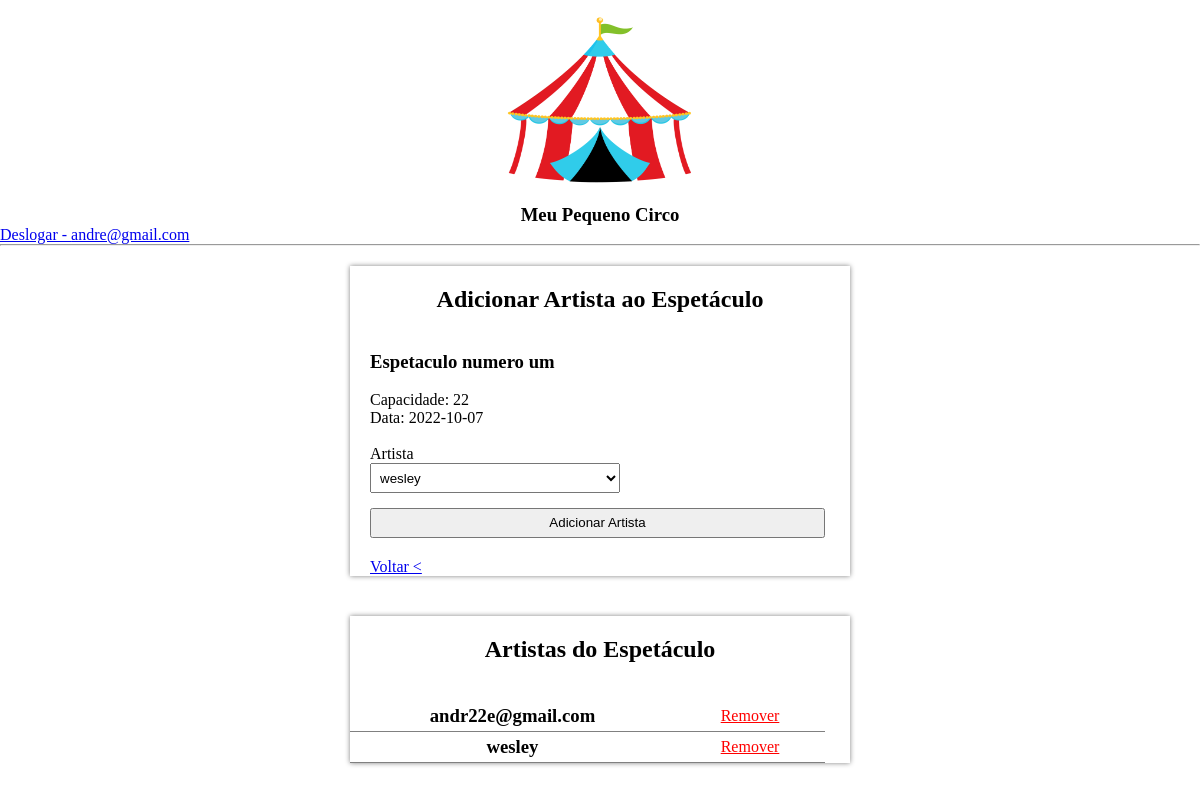
Screenshot of /pages/artista/add_artista.php?id=2 (signed in) with the database file from the repository.
### tables this page shows
CREATE TABLE `espetaculos` (
  `id` int(11) NOT NULL,
  `titulo` varchar(100) NOT NULL,
  `capacidade` int(11) NOT NULL,
  `data` varchar(300) NOT NULL
);

CREATE TABLE `artistas_espetaculos` (
  `id` int(11) NOT NULL,
  `artista` int(11) NOT NULL,
  `espetaculo` int(11) NOT NULL
);

CREATE TABLE `users` (
  `id` int(11) NOT NULL,
  `user` varchar(100) NOT NULL,
  `password` varchar(32) NOT NULL,
  `type` int(11) NOT NULL DEFAULT 1
);

### pages/artista/add_artista.php (the view, shortened to what this page needs)
<?php
include('../../php/model.php');
$id = $_GET['id'];
$sql = mysqli_fetch_array(mysqli_query($conexao, "SELECT * FROM espetaculos WHERE id = '$id'"));
?>
<!DOCTYPE html>
<html lang="pt-br">
<head>
    <link rel="stylesheet" href="../../css/style.css">
</head>
<body>
    <div class="container">
        <a href="painel.php">
            <img src="../../img/circo.png" width="200px" height="200px" alt="">
        </a>
    </div>
    <h3 style="text-align: center;">Meu Pequeno Circo</h3>
    <a href="../../php/logout.php">Deslogar - <?= $_SESSION['nome'] ?></a>
    <hr>
    <form method="POST">
        <div class="container">
            <div class="field_user">
                <h2 style="margin: 20px;text-align:center;">Adicionar Artista ao Espetáculo</h2>
                <br>
                <h3 style="margin-left: 20px;" for=""><?= ucfirst($sql['titulo']) ?></h3><br>
                <label for="">Capacidade: <?= $sql['capacidade'] ?></label><br>
                <label for="">Data: <?= $sql['data'] ?></label><br>
                <br>
                <label for="">Artista</label><br>
                <select style="height:30px;width:50%;margin-top:0px;" name="artista" class="input" id="">
                    <?php
                    $typ = mysqli_query($conexao, "SELECT * FROM users WHERE type = 2");
                    while ($vt = mysqli_fetch_array($typ)) {
                        echo '<option value="' . $vt['id'] . '">' . $vt['user'] . '</option>';
                    }
                    ?>
                </select>
                <input type="submit" name="addArtista" style="margin-top: -10px;height:30px;width:91%;" class="input" value="Adicionar Artista"><br>
                <a style="margin:20px;" href="apresentacoes.php">Voltar <</a>
            </div>
        </div>
    </form>
    <div class="container">
        <div class="field_user">
            <h2 style="margin: 20px;text-align:center;">Artistas do Espetáculo</h2>
            <br>
            <?php
            $sql = mysqli_query($conexao, "SELECT * FROM artistas_espetaculos WHERE espetaculo = '$id' ORDER BY id DESC");
            while ($v = mysqli_fetch_array($sql)) {
                $idUser = $v['artista'];
                $artista = mysqli_fetch_array(mysqli_query($conexao, "SELECT * FROM users WHERE id = '$idUser'"));
                echo '<div class="user_list">
                            <div class="user" id="user-nome">
                                <h3>' . $artista['user'] . '</h3>
                            </div>
                            <div class="user" id="user-del">
                                <a style="color:red;" href="../../php/removeArtista.php?id=' . $v['artista'] . '@'.$v['espetaculo'].'">Remover</a>
                            </div>
                        </div>';
            }
            ?>
        </div>
    </div>
</body>
</html>

### css/style.css (style rules this page uses)
* { padding: 0; margin: 0; }
.container { width: 100%; display: flex; align-items: center; justify-content: center; }
.field_user { width: 500px; box-shadow: 0 0 5px grey; margin: 20px; }
label { margin-left: 20px; }
.input { width: 88%; height: 20px; padding: 5px; margin: 20px; }
.user_list { width: 100%; margin: auto; }
.user { float: left; display: flex; align-items: center; justify-content: center; border-bottom: 1px solid grey; }
#user-nome { width: 65%; height: 30px; }
#user-del { width: 30%; height: 30px; }

### rows the page displays
espetaculos: titulo "Espetaculo numero um", capacidade "22", data "2022-10-07"
artistas_espetaculos: artista.user "andr22e@gmail.com"
artistas_espetaculos: artista.user "wesley"

### other values shown
$_SESSION['nome'] "andre@gmail.com"
form field artista "wesley"
